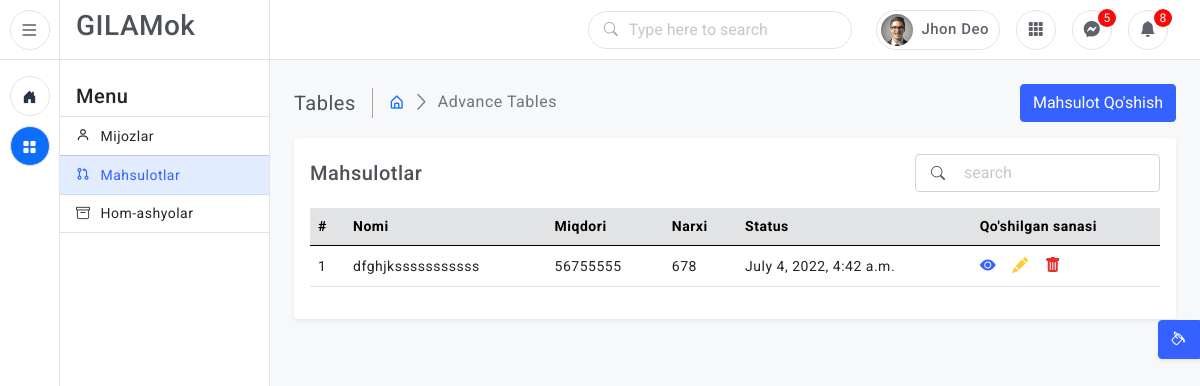
Page /products on the committed database.
### main/models.py (models this page shows)
class Products(models.Model):
    name = models.CharField(max_length=256, blank=True, null=True)
    amount = models.IntegerField(default=0)
    price = models.IntegerField(default=0)
    status = models.CharField(max_length=256, blank=True, null=True)
    active = models.BooleanField(default=True)
    cr_on = models.DateTimeField(auto_now_add=True)
    cr_by = models.ForeignKey(User, on_delete=models.CASCADE)

### main/views.py (the view)
# urls.py: path('products', products, name='products'),
def products(request):
    products = Products.objects.all()
    return render(request, 'products.html', {'products': products})

### templates/products.html (shortened to what this page needs)
{% extends 'Home.html' %}
{% load static %}
{% block mainboard %}
          <main class="page-content">
            <div class="page-breadcrumb d-none d-sm-flex align-items-center mb-3">
              <div class="breadcrumb-title pe-3">Tables</div>
              <div class="ps-3">
                <nav aria-label="breadcrumb">
                  <ol class="breadcrumb mb-0 p-0">
                    <li class="breadcrumb-item"><a href="javascript:;"><i class="bx bx-home-alt"></i></a>
                    </li>
                    <li class="breadcrumb-item active" aria-current="page">Advance Tables</li>
                  </ol>
                </nav>
              </div>
              <div class="ms-auto">
                <div class="btn-group"><a href="/add_product"> <button type="button" class="btn btn-primary">Mahsulot Qo'shish</button></a>
                </div>
              </div>
            </div>
               <div class="card">
                 <div class="card-body">
                   <div class="d-flex align-items-center">
                      <h5 class="mb-0">Mahsulotlar</h5>
                       <form class="ms-auto position-relative">
                         <div class="position-absolute top-50 translate-middle-y search-icon px-3"><i class="bi bi-search"></i></div>
                         <input class="form-control ps-5" type="text" placeholder="search">
                       </form>
                   </div>
                   <div class="table-responsive mt-3">
                     <table class="table align-middle">
                       <thead class="table-secondary">
                         <tr>
                          <th>#</th>
                          <th>Nomi</th>
                          <th>Miqdori</th>
                          <th>Narxi</th>
                          <th>Status</th>
                          <th>Qo'shilgan sanasi</th>
                         </tr>
                       </thead>
                       <tbody>
                        {% for i in products %}
                         <tr>
                            <td>{{ i.id }}</td>
                           <td>{{ i.name }}</td>
                           <td>{{ i.amount }}</td>
                           <td>{{ i.price }}</td>
                           <td>{{ i.cr_on }}</td>
                           <td>
                             <div class="table-actions d-flex align-items-center gap-3 fs-6">
                               <a href="javascript:;" class="text-primary" data-bs-toggle="tooltip" data-bs-placement="bottom" title="Views"><i class="bi bi-eye-fill"></i></a>
                               <a href="/edit_product/{{ i.id }}" class="text-warning" data-bs-toggle="tooltip" data-bs-placement="bottom" title="Edit"><i class="bi bi-pencil-fill"></i></a>
                               <a href="/delete_product/{{ i.id }}" class="text-danger" data-bs-toggle="tooltip" data-bs-placement="bottom" title="Delete"><i class="bi bi-trash-fill"></i></a>
                             </div>
                           </td>
                         </tr>
                       {% endfor %}
                        </tbody>
                      </table>
                  </div>
                </div>
              </div>
          </main>
       <div class="switcher-body">
        <button class="btn btn-primary btn-switcher shadow-sm" type="button" data-bs-toggle="offcanvas" data-bs-target="#offcanvasScrolling" aria-controls="offcanvasScrolling"><i class="bi bi-paint-bucket me-0"></i></button>
       </div>
{% endblock %}

### static/assets/css/style.css (style rules this page uses)
body { font-size: 14px; color: #4c5258; letter-spacing: .5px; font-family: Roboto, sans-serif; background-color: #f7f8fa; overflow-x: hidden; }
::placeholder { opacity: 0.4 !important; }
.page-content { margin-left: 270px; margin-top: 60px; padding: 1.5rem; transition: all .2s; }
.table-responsive { white-space: nowrap; }
.breadcrumb-title { font-size: 20px; border-right: 1.5px solid #aaa4a4; }
.page-breadcrumb .breadcrumb-item+.breadcrumb-item::before { display: inline-block; padding-right: .5rem; color: #6c757d; font-family: LineIcons; content: "\ea5c"; }
.page-breadcrumb .breadcrumb li.breadcrumb-item { font-size: 16px; }
.btn-switcher { position: fixed; right: 0px; top: 40%; border-top-right-radius: 0; border-bottom-right-radius: 0; }

### rows in the picture
Products: id "1", name "dfghjksssssssssss", amount "56755555", price "678", cr_on "July 4, 2022, 4:42 a.m."
